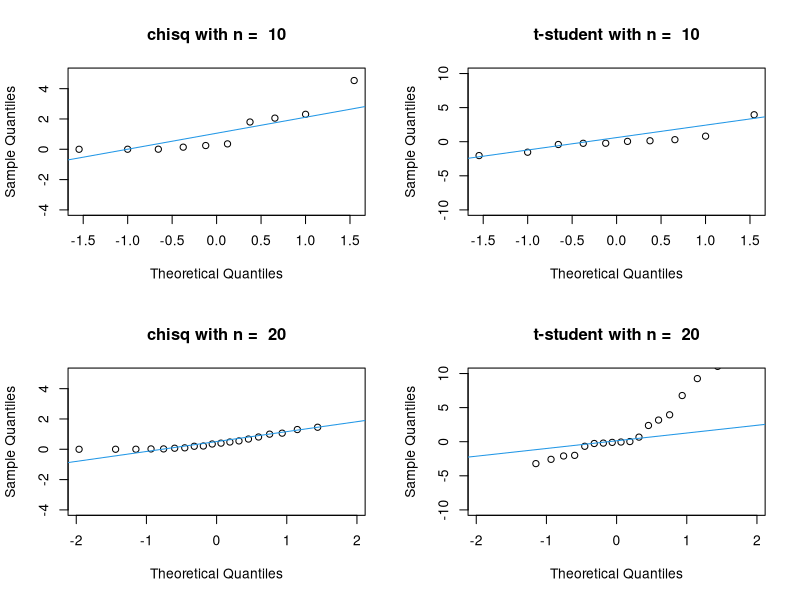
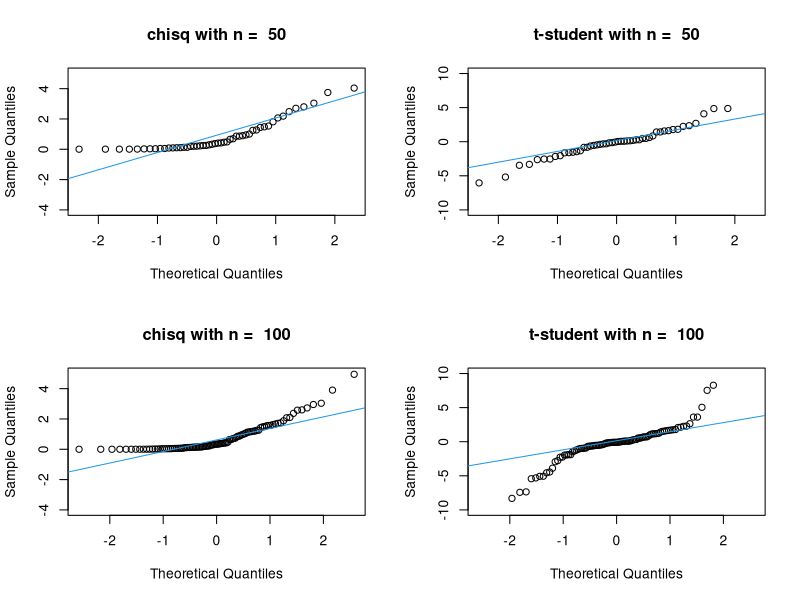
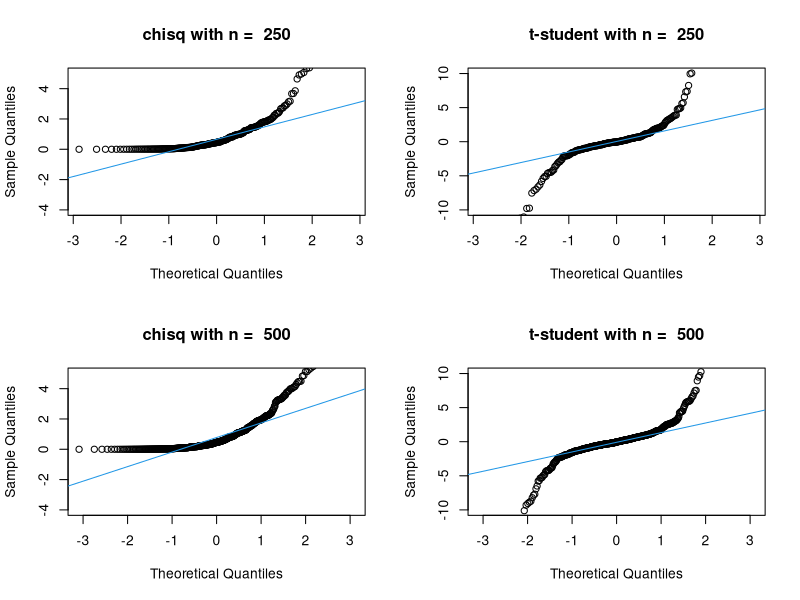
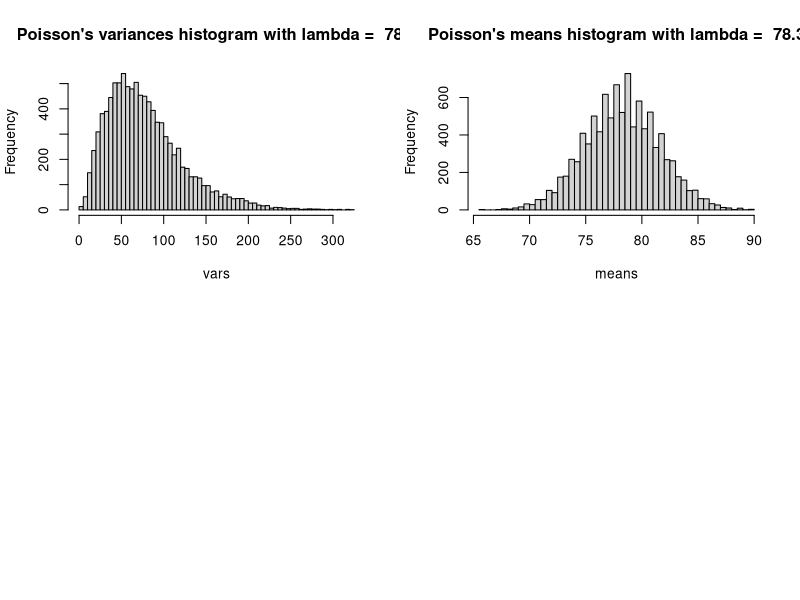
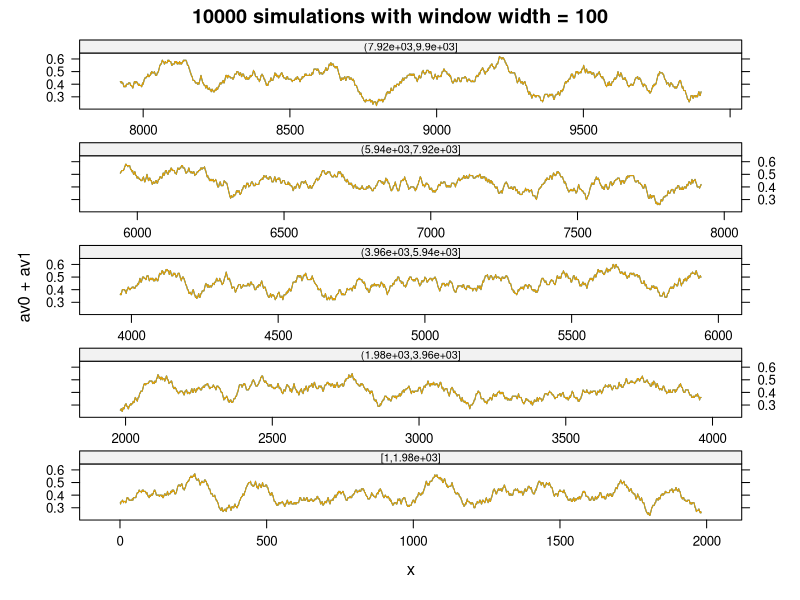
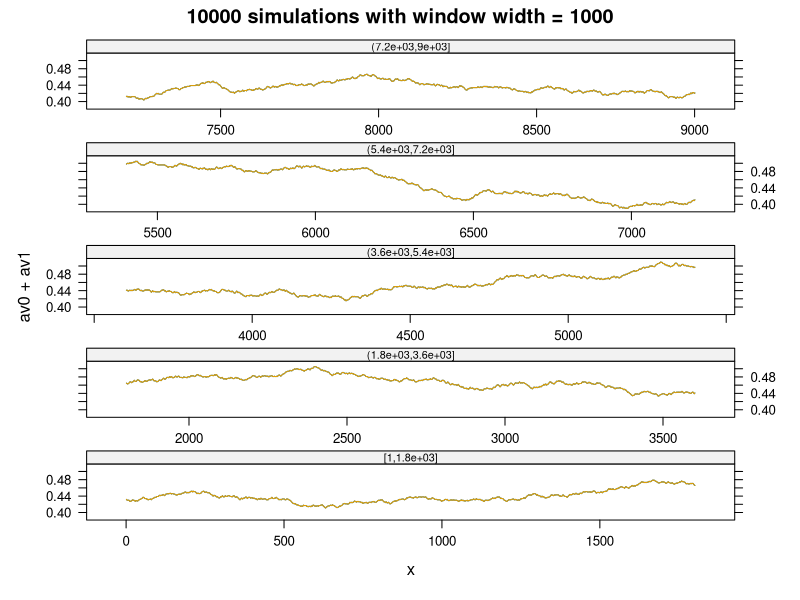
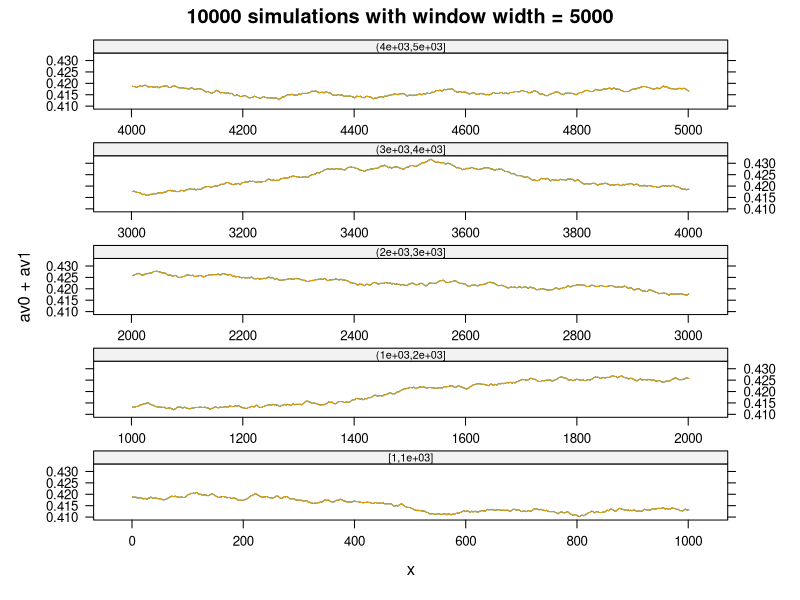
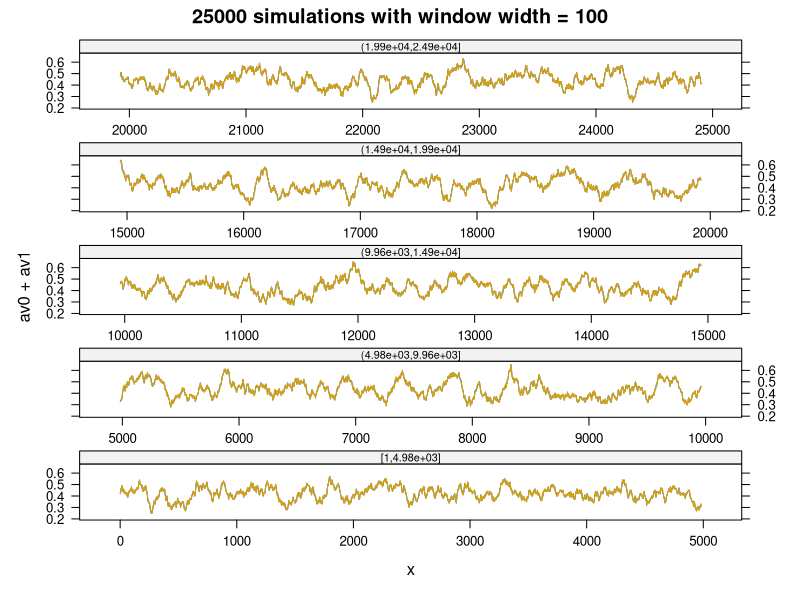

Write R code to recreate these figures, in order.
## ---- chunk 1
knitr::opts_chunk$set(echo = TRUE)
set.seed(42)
require(RColorBrewer); library(zoo); library(lattice)
## ---- chunk 2
n <- 100000; z <- rnorm(n)
zneg <- 0; j <- 1
for (i in 1:n) {
    if (z[i]<0) {
        zneg[j] <- z[i]
        j <- j + 1
    }
}
## ---- chunk 3
set.seed(42)

start <- proc.time()
n <- 100000; z <- rnorm(n)
zneg <- 0; j <- 1
for (i in 1:n) {
    if (z[i]<0) {
        zneg[j] <- z[i]
        j <- j + 1
    }
}
time <- proc.time() - start
print("Base loop timing:")
time

set.seed(42)

start <- proc.time()
n <- seq(100000)
z <- rnorm(n)
zneg_opt <- z[z < 0]
time <- proc.time() - start
print("Efficient rewrite of the loop timing:")
time

print("Are results equal?")
all(zneg_opt == zneg)
## ---- chunk 4
n <- 1000
A <- matrix(runif(n*n),n,n); x.true <- runif(n)
y <- A%*%x.true
## ---- chunk 5
start <- proc.time()
A.inv <- solve(A)
x1 <- A.inv%*%y
proc.time() - start
mean(abs(x1 - x.true))
## ---- chunk 6
start <- proc.time()
x2 <- solve(A,y)
proc.time() - start
mean(abs(x2 - x.true))
## ---- chunk 7
par(mfrow=c(2,2))
for (n in c(10, 20, 50, 100, 250, 500)) {
  qqnorm(rchisq(n,1), ylim= c(-4,5),main = paste("chisq with n = ", n))
  qqline(rchisq(n,1), col=4)
  qqnorm(rt(n,1), ylim= c(-10,10), main = paste("t-student with n = ", n))
  qqline(rt(n,1), col=4)
}
## ---- chunk 8
x <- rpois(7, 78.3)
mean(x); var(x)
## ---- chunk 9
y <- c(87, 53, 72, 90, 78, 85, 83)
c(mean=mean(y), var=var(y))

R <- 10000
n <- 7
lambda <- 78.3

y <- matrix(rpois(n*R, lambda), R, n)
means <- apply(y, 1, mean)
vars <- apply(y, 1, var)

hist(vars, breaks=50, main = paste("Poisson's variances histogram with lambda = ", lambda))
hist(means, breaks=50, main = paste("Poisson's means histogram with lambda = ", lambda))
## ---- chunk 10
Markov <- function (N=100, initial.value=1, P){
  X <- numeric(N)
  X[1] <- initial.value + 1  # States 0:5; subscripts 1:6
  n <- nrow(P)
  for (i in 2:N){
    X[i] <- sample(1:n, size=1, prob=P[X[i-1], ])
  }
  X-1
}

Pb <- matrix(nrow = 3, ncol = 3, byrow = TRUE, data = c(.6,.2,.2,.2,.4,.4,.4,.3,.3),
             dimnames = list(c("Sun", "Cloud", "Rain"), c("Sun", "Cloud", "Rain")))
chain <- factor(Markov(1000, 0, Pb), labels = c("Sun", "Cloud", "Rain"))
table(chain)/length(chain)
## ---- chunk 11
chain <- factor(Markov(10000, 0, Pb), labels = c("Sun", "Cloud", "Rain"))
table(chain)/length(chain)
## ---- chunk 12
plotmarkov <- function(n=10000, start=0, window=100, transition=Pb, npanels=5, title){
  xc2 <- Markov(n, start, transition)
  mav0 <- rollmean(as.integer(xc2==0), window)
  mav1 <- rollmean(as.integer(xc2==0), window)
  npanel <- cut(1:length(mav0), breaks=seq(from=1, to=length(mav0),
                length=npanels+1), include.lowest=TRUE)
  df <- data.frame(av0=mav0, av1=mav1, x=1:length(mav0), gp=npanel)
  print(xyplot(av0+av1 ~ x | gp, data=df, layout=c(1,npanels),
        type="l", par.strip.text=list(cex=0.65),
        scales=list(x=list(relation="free")),main = title))
}

for(n in c(10000,25000,50000))
  for(ww in c(100,1000,5000)) 
    plotmarkov(n = n, window = ww, title = paste0(n," simulations with window width = ",ww))
## ---- chunk 13
y1 <- rnorm(51)
y <- y1[-1] + y1[-51]
acf(y1)     # acf is  ‘autocorrelation function’# (see Chapter 9)
acf(y)
## ---- chunk 14
par(mfrow=c(1,2))
for(i in seq(1:5)){
  y1 <- rnorm(51)
  acf(y1)
  y <- y1[-1] + y1[-51]
  acf(y)
}
## ---- chunk 15
rnd_dep <- function(n = 51) {
  y1 <- rnorm(n)
  y <- y1[-1] + y1[-n]
}

av <- numeric(25)
v <- numeric(25)

for (i in 1:25) {
  y <- rnd_dep()
  av[i] <- mean(y)
  v[i] <- var(y)
}

var(av)
## ---- chunk 16
set.seed(42)

plot_var_estimators <- function(n, R, sigma){
  m <- matrix(data=rnorm(n*R, 0, sigma), nrow=n, ncol=R)
  stat <- array(0, R)
  stat <- apply(m, 2, var) # Sample variance
  hist(stat, breaks = 40, probability = TRUE, xlab=expression(s^2), main= bquote(s^2), cex.main=1.5)
  curve(((n-1)/sigma^2) * dchisq(x*((n-1)/sigma^2), df=n-1), add=TRUE, col="red", lwd=3) # Unbiased var estimator
  curve(((n)/sigma^2) * dchisq(x*((n)/sigma^2), df=n-1), add=TRUE, col="blue", lwd=3) # Biased var estimator
}

plot_var_estimators(5, 1000, 1)
plot_var_estimators(10, 1000, 1)
plot_var_estimators(200, 1000, 1)

## ---- chunk 17
set.seed(2)
n <- 50
K <- 4
M <- 6
y <- matrix(0, M, n )
# generate the values
for (m in 1:M){
  y[m, ] <- sample(1:K, n, replace=TRUE, prob = c( 7/16, 5/16, 3/16, 1/16) )
} 
observed_matrix <- apply(y,1, table)
chisq.test(observed_matrix, p = c( 7/16, 5/16, 3/16, 1/16))
## ---- chunk 18
set.seed(2)
n <- 50
K <- 4
M <- 7
y <- matrix(0, M, n)

# Generate the values
for (m in 1:M-1){
  y[m, ] <- sample(1:K, n, replace=TRUE, prob = c( 7/16, 5/16, 3/16, 1/16)) # Standard players
} 
y[M, ] <- sample(1:K, n, replace=TRUE, prob = c(1/16, 3/16, 4/16, 8/16)) # Pro player
observed_matrix <- apply(y,1, table)
chisq.test(observed_matrix, p = c( 7/16, 5/16, 3/16, 1/16))
## ---- chunk 19
Owners <- c( "Katy Perry", "Justin Bieber", "Taylor Swift", "Cristiano Ronaldo", "Kim Kardashian", "Ariana Grande", "Selena Gomez", "Demi Lovato")
Instagram <- c( 69, 98,107, 123, 110, 118, 135, 67)
Twitter <- c( 109, 106, 86, 72, 59, 57, 56, 56)
plot( Instagram, Twitter, pch=21, bg=2, xlim=c(60, 150), ylim=c(40, 120) )
text( Instagram[-6], Twitter[-6]+5, Owners[-6], cex=0.8 )
text( Instagram[6], Twitter[6]-5, Owners[6], cex=0.8 )

test <- cor.test(Instagram, Twitter, method = "pearson") 

plotclr <- brewer.pal(6,"YlOrRd")
curve(dt(x,6),xlim=c(-5,5), ylim=c(0,0.4),
  main="p-values and rejection region", col = "blue", lwd = 2, xlab="x-y",  ylab=expression(test[6]),  yaxs="i")
cord.x <- c(qt(0.95,6),seq(qt(0.95,6), 5, 0.01), 5)
cord.y <- c(0,dt(seq(qt(0.95,6), 5, 0.01),6),0)
polygon(cord.x,cord.y,col=plotclr[3], border = NA )
curve(dt(x,6),xlim=c(-5,5),main=expression(test[6]), col = "blue", lwd = 2, add = TRUE, yaxs="i")
abline(v =test$statistic, lty=2, lwd=2, col="red")
text (0,0.2, paste("Accept", expression(H0)))
text (2.7,0.08, paste("Reject", expression(H0)))
text(as.double(test$statistic)-0.15, 0.02, expression("t"), col="red", cex=1.2)
## ---- chunk 20
y <- c(155.9, 200.2, 143.8, 150.1,152.1, 142.2, 147, 146, 146, 170.3, 148, 140, 118, 144, 97)
n <- length(y)

# Define parameters grid
gamma <- seq(0.1, 15, length=100)
beta <- seq(100,200, length=100)
parvalues <- expand.grid(gamma,beta)

gammahat <- uniroot(function(x) n / x + sum(log(y)) - n *
                  sum(y^x * log(y)) / sum(y^x),
                  c(1e-5, 15))$root 
betahat <- mean(y^gammahat)^(1 / gammahat)
weib.y.mle <- c(gammahat, betahat)

#observed information matrix
jhat <- matrix(NA, nrow=2, ncol=2)
jhat[1,1] <- n / gammahat^2 + sum((y / betahat)^gammahat * (log(y / betahat))^2)
jhat[1,2]<- jhat[2,1] <-  n / betahat - sum(y^gammahat / betahat^(gammahat + 1) * (gammahat * log(y / betahat) + 1))
jhat[2,2] <- - n * gammahat / betahat^2 + gammahat * (gammahat + 1) /
 betahat^(gammahat + 2) * sum(y^gammahat)

# Quadratic approximation of log-likelihood function
approximation <- function(theta){
  diff <- theta - weib.y.mle
  return(-0.5*diff%*%jhat%*%diff)
}

approx <- apply(parvalues, 1, approximation)
approx <- matrix(approx, nrow=length(gamma), ncol=length(beta), byrow=F )

# Contour plot

conf.levels <- c(0, 0.5, 0.75, 0.9, 0.95, 0.99)
contour(gamma, beta, approx,
        levels=-qchisq(conf.levels, 2) / 2,
        xlab=expression(gamma),
        labels=as.character(conf.levels),
        ylab=expression(beta))
title('Weibull of approximated log likelihood')

# Image plot

 image(gamma, beta, approx, zlim=c(-6,0),
 col=terrain.colors(20),xlab=expression(gamma),
 ylab=expression(beta))
 title('Weibull of approximated log likelihood')
